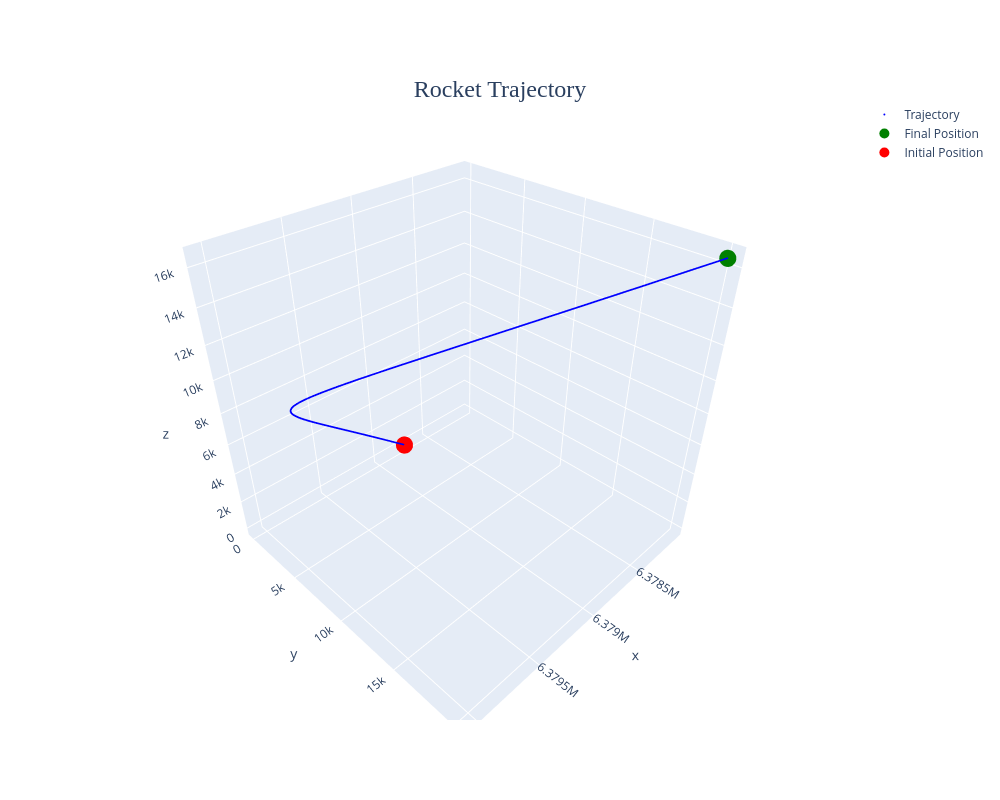

Notebook code for this chart:
### Code cell
# plot orbits 
fig = go.Figure()

# Plot trajectory
fig.add_scatter3d(
    x=sim2.X[:,0],
    y=sim2.X[:,1],
    z=sim2.X[:,2],
    mode="markers",
    marker=dict(
        size=1,
        color="blue"
    ),
    name="Trajectory"
)

# Final Position
fig.add_scatter3d(
    x=[sim2.X[-1,0]],
    y=[sim2.X[-1,1]],
    z=[sim2.X[-1,2]],
    mode="markers",
    marker=dict(
        size=10,
        color="green"
    ),
    name="Final Position"
)


# Initial Position
fig.add_scatter3d(
    x=[sim2.X[0,0]],
    y=[sim2.X[0,1]],
    z=[sim2.X[0,2]],
    mode="markers",
    marker=dict(
        size=10,
        color="red",
    ),
    name="Initial Position"
)

# Earth!
# X, Y, Z = makesphere(0, 0, 0, R_EARTH, 100)
# fig.add_surface(x=X, y=Y, z=Z, colorscale=[[0, "blue"], [1,"blue"]], showlegend=False, showscale=False, name="Earth")

# Temp Earth

# x = [[100, 100],
#      [0,   0]]

# y = [[ 1, -1],
#      [ 1, -1]]

# z = [[R_EARTH, R_EARTH],
#      [R_EARTH, R_EARTH]]

# fig.add_surface(x=x, y=y, z=z, colorscale=[[0, "orange"], [1,"orange"]],showlegend=False, showscale=False, name="Earth")

fig.update_layout(width=1000, height=800, 
                title_font=dict(size=24, family='Garamond'), title_text="Rocket Trajectory", title_x=0.5, title_y=0.9,
                # scene = dict(
                    # xaxis = dict(nticks=4, range=[-100,100]),
                    # yaxis = dict(nticks=4, range=[-50,100]),
                    # zaxis = dict(nticks=4, range=[R_EARTH-10,R_EARTH+10]))
                )
fig.show()

### Figure 1 — Plotly figure (JSON) as saved in the notebook; plotly's stock layout.template omitted (floating-point values rounded to 4 significant figures; data arrays with more than 128 entries replaced by an {"elided": "..."} marker saying what was removed)
{"data": [{"marker": {"color": "blue", "size": 1}, "mode": "markers", "name": "Trajectory", "type": "scatter3d", "x": {"elided": "3397 float values"}, "y": {"elided": "3397 float values"}, "z": {"elided": "3397 float values"}}, {"marker": {"color": "green", "size": 10}, "mode": "markers", "name": "Final Position", "type": "scatter3d", "x": [6378000.0], "y": [20180.0], "z": [16460.0]}, {"marker": {"color": "red", "size": 10}, "mode": "markers", "name": "Initial Position", "type": "scatter3d", "x": [6379000.0], "y": [0], "z": [0]}], "layout": {"height": 800, "title": {"font": {"family": "Garamond", "size": 24}, "text": "Rocket Trajectory", "x": 0.5, "y": 0.9}, "width": 1000}}
